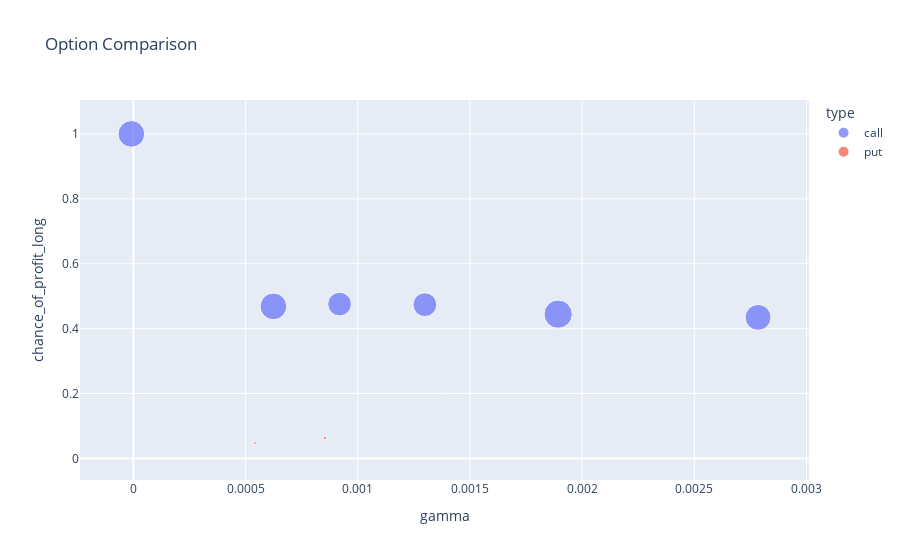

Here is the notebook cell this chart was saved with:
### Code cell
fig.show()

### Figure 1 — Plotly figure (JSON) as saved in the notebook; plotly's stock layout.template omitted (floating-point values rounded to 4 significant figures)
{"data": [{"customdata": [["1_month", "10%_call", "165.0000", 0, 1.0, 0, 0.1326, -0.02121, -8222.0], ["1_week", "20%_call", "180.0000", 0.5244, 0.9904, 0.8807, 0.03233, -0.07598, 0.00822], ["1_month", "20%_call", "180.0000", 0.5262, 0.9839, 0.4788, 0.1329, -0.0439, 0.02611], ["1_week", "10%_call", "165.0000", 0.5314, 0.9916, 1.146, 0.02965, -0.08245, 0.007273], ["1_year", "10%_call", "165.0000", 0.5553, 0.9308, 0.3045, 1.339, -0.02935, 0.3072], ["1_year", "20%_call", "180.0000", 0.5654, 0.89, 0.2926, 1.369, -0.03449, 0.4341]], "hovertemplate": "type=call<br>gamma=%{x}<br>chance_of_profit_long=%{y}<br>mark_price=%{marker.size}<br>period=%{customdata[0]}<br>pct_key=%{customdata[1]}<br>strike_price=%{customdata[2]}<br>chance_of_profit_short=%{customdata[3]}<br>delta=%{customdata[4]}<br>implied_volatility=%{customdata[5]}<br>rho=%{customdata[6]}<br>theta=%{customdata[7]}<br>vega=%{customdata[8]}<extra></extra>", "legendgroup": "call", "marker": {"color": "#636efa", "size": [71.03, 56.1, 56.65, 71.1, 79.75, 66.97], "sizemode": "area", "sizeref": 0.1994, "symbol": "circle"}, "mode": "markers", "name": "call", "orientation": "v", "showlegend": true, "type": "scatter", "x": [-9e-06, 0.000919, 0.001299, 0.000624, 0.001893, 0.002784], "xaxis": "x", "y": [1, 0.4756, 0.4738, 0.4686, 0.4447, 0.4346], "yaxis": "y"}, {"customdata": [["1_year", "10%_put", "135.0000", 0.9368, -0.03168, 0.3632, -0.08057, -0.007571, 0.1643], ["1_year", "20%_put", "120.0000", 0.9526, -0.02073, 0.3958, -0.05335, -0.005885, 0.1152], ["1_week", "20%_put", "120.0000", 0.9986, -0.00068, 1.62, -3.1e-05, -0.009136, 0.000752], ["1_month", "20%_put", "120.0000", 0.9986, -0.000678, 0.7974, -0.000129, -0.002183, 0.001528]], "hovertemplate": "type=put<br>gamma=%{x}<br>chance_of_profit_long=%{y}<br>mark_price=%{marker.size}<br>period=%{customdata[0]}<br>pct_key=%{customdata[1]}<br>strike_price=%{customdata[2]}<br>chance_of_profit_short=%{customdata[3]}<br>delta=%{customdata[4]}<br>implied_volatility=%{customdata[5]}<br>rho=%{customdata[6]}<br>theta=%{customdata[7]}<br>vega=%{customdata[8]}<extra></extra>", "legendgroup": "put", "marker": {"color": "#EF553B", "size": [1.175, 0.8, 0.005, 0.01], "sizemode": "area", "sizeref": 0.1994, "symbol": "circle"}, "mode": "markers", "name": "put", "orientation": "v", "showlegend": true, "type": "scatter", "x": [0.000853, 0.000542, 4.2e-05, 4.6e-05], "xaxis": "x", "y": [0.06315, 0.04738, 0.001419, 0.001419], "yaxis": "y"}], "layout": {"legend": {"itemsizing": "constant", "title": {"text": "type"}, "tracegroupgap": 0}, "title": {"text": "Option Comparison"}, "xaxis": {"anchor": "y", "domain": [0, 1], "title": {"text": "gamma"}}, "yaxis": {"anchor": "x", "domain": [0, 1], "title": {"text": "chance_of_profit_long"}}}}
